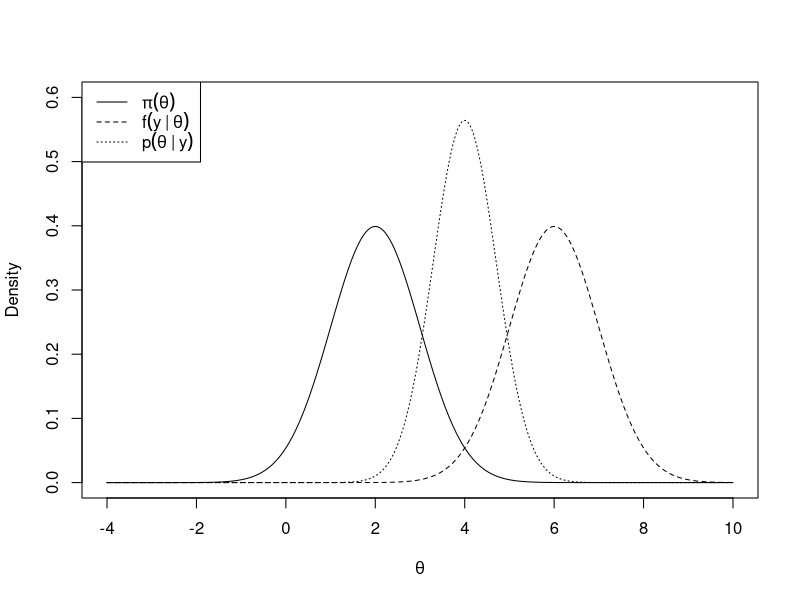
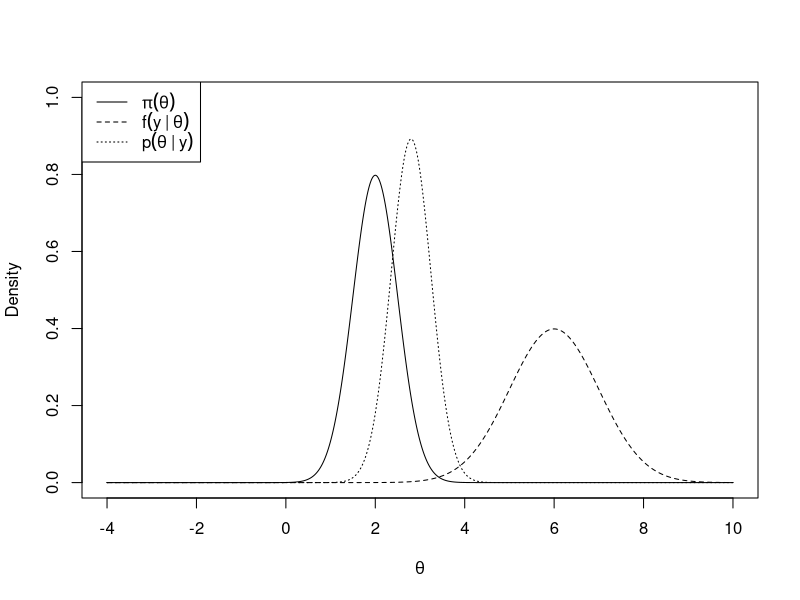
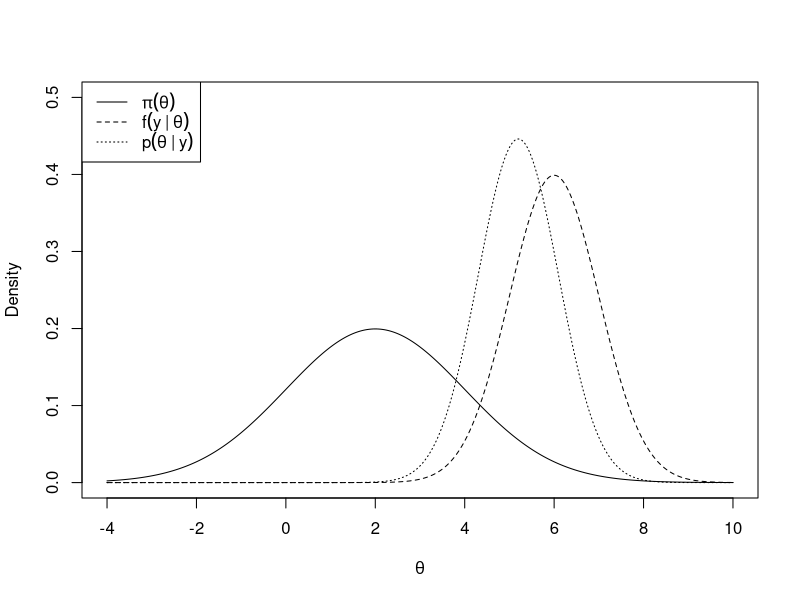
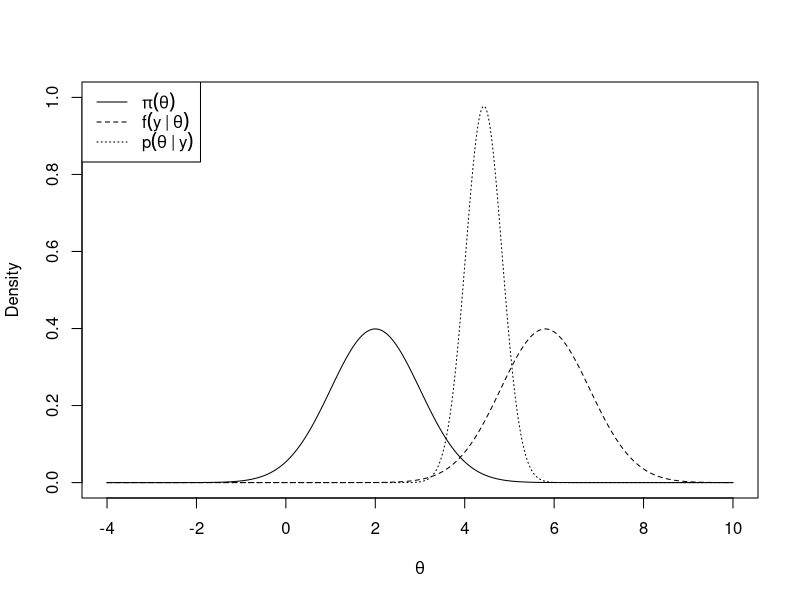
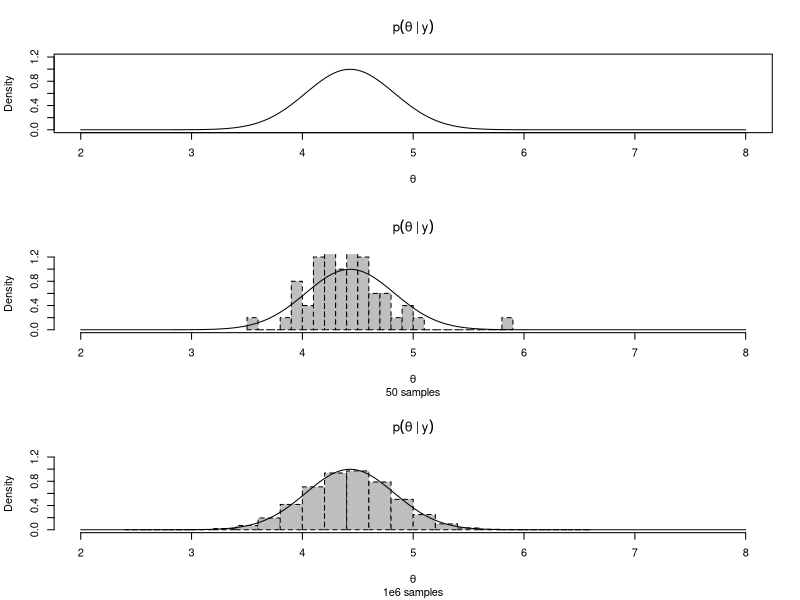
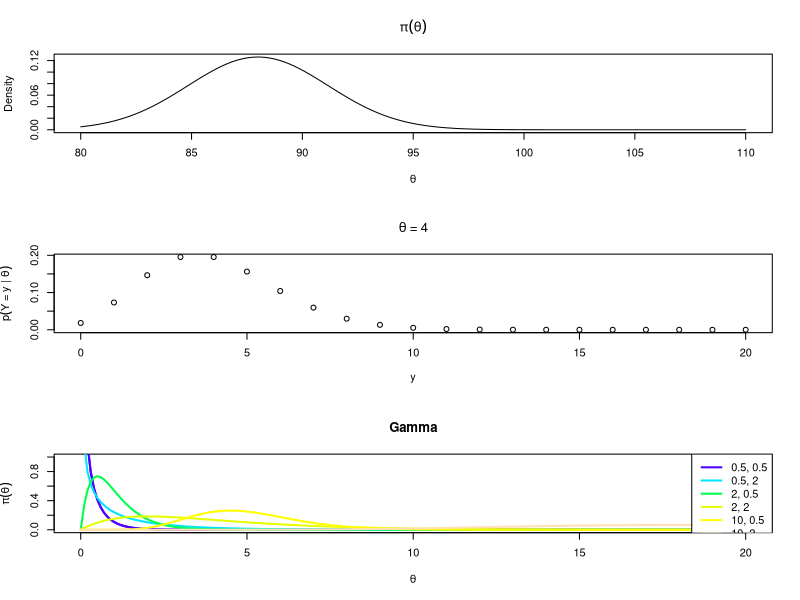
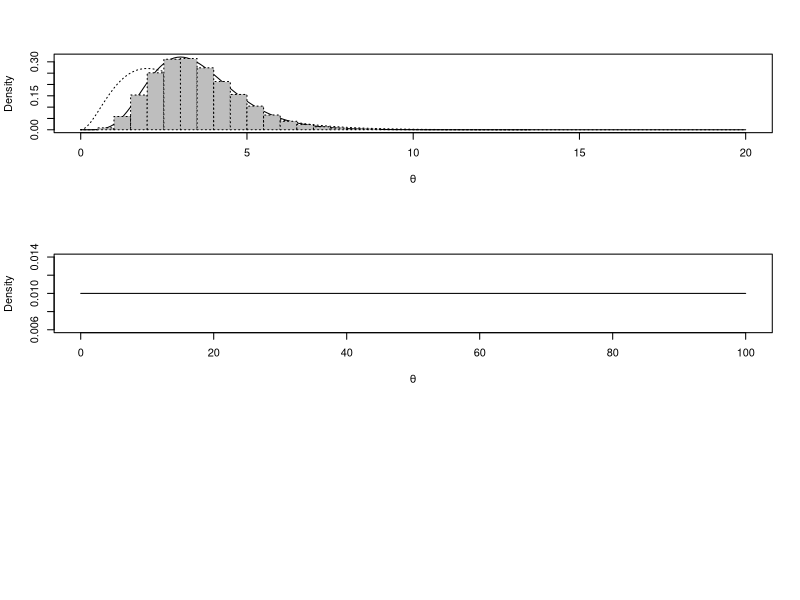

The R script that drew these images, in order:
# Examples 1 - Bayesian (thinking &) concepts

## normal/normal model

# prior
mu <- 2
tau <- 1
x <- seq(-4,10,0.01)
plot(x=x, dnorm(x=x, mean=mu, sd=tau), ylim=c(0,0.6), 
type="l", lty=1, ylab="Density", xlab=expression(theta), main="")
legend(x="topleft", legend=c(expression(pi(theta)),
expression(f(y~"|"~theta)), expression(p(theta~"|"~y))), lty=1:3)

# likelihood
y <- 6 
sigma <- 1
points(x=x, y=dnorm(x=y, mean=x, sd=sigma), type="l", lty=2)

# posterior
B <- sigma^2/(sigma^2+tau^2)
postMean <- B*mu + (1-B)*y
postVar <- B*tau^2
points(x=x, y=dnorm(x=x, mean=postMean, sd=sqrt(postVar)), type="l", lty=3)

# skewer prior
mu <- 2
tau <- 0.5
x <- seq(-4,10,0.01)
plot(x=x, dnorm(x=x, mean=mu, sd=tau), ylim=c(0,1), 
type="l", lty=1, ylab="Density", xlab=expression(theta), main="")
legend(x="topleft", legend=c(expression(pi(theta)),
expression(f(y~"|"~theta)), expression(p(theta~"|"~y))), lty=1:3)

# likelihood (obviously it does not change)
y <- 6 
sigma <- 1
points(x=x, y=dnorm(x=y, mean=x, sd=sigma), type="l", lty=2)

# posterior with skewer prior
B <- sigma^2/(sigma^2+tau^2)
postMean <- B*mu + (1-B)*y
postVar <- B*tau^2
points(x=x, y=dnorm(x=x, mean=postMean, sd=sqrt(postVar)), type="l", lty=3)

# MAP with skewer prior
map <-  x[which.max(dnorm(x=x, mean=postMean, sd=sqrt(postVar)))]
cat("MAP:", map, "(", map-3*sqrt(postVar),",",map+3*sqrt(postVar),")\n")

# wider prior
mu <- 2
tau <- 2
x <- seq(-4,10,0.01)
plot(x=x, dnorm(x=x, mean=mu, sd=tau), ylim=c(0,0.5), 
type="l", lty=1, ylab="Density", xlab=expression(theta), main="")
legend(x="topleft", legend=c(expression(pi(theta)),
expression(f(y~"|"~theta)), expression(p(theta~"|"~y))), lty=1:3)

# likelihood (obviously it does not change)
y <- 6 
sigma <- 1
points(x=x, y=dnorm(x=y, mean=x, sd=sigma), type="l", lty=2)

# posterior with wider prior
B <- sigma^2/(sigma^2+tau^2)
postMean <- B*mu + (1-B)*y
postVar <- B*tau^2
points(x=x, y=dnorm(x=x, mean=postMean, sd=sqrt(postVar)), type="l", lty=3)

# MAP with wider prior
map <-  x[which.max(dnorm(x=x, mean=postMean, sd=sqrt(postVar)))]
cat("MAP:", map, "(", map-3*sqrt(postVar),",",map+3*sqrt(postVar),")\n")

# more observations (obviously the prior does not change)
mu <- 2
tau <- 1
x <- seq(-4,10,0.01)
plot(x=x, dnorm(x=x, mean=mu, sd=tau), ylim=c(0,1), 
type="l", lty=1, ylab="Density", xlab=expression(theta), main="")
legend(x="topleft", legend=c(expression(pi(theta)),
expression(f(y~"|"~theta)), expression(p(theta~"|"~y))), lty=1:3)

# likelihood with more observations
y <- c(6, 5, 5.5, 6.5, 6)
n <- length(y)
sigma <- 1
points(x=x, y=dnorm(x=x, mean=mean(y), sd=sigma), type="l", lty=2)

# posterior with more observations
postMean <- ( (sigma^2/n)*mu + tau^2*mean(y) ) / ( (sigma^2/n)*mu + tau^2 )
postVar <- ( (sigma^2/n)*tau^2 ) / ( (sigma^2/n) + tau^2 )
points(x=x, y=dnorm(x=x, mean=postMean, sd=sqrt(postVar)), type="l", lty=3)

# MAP with more observations
map <-  x[which.max(dnorm(x=x, mean=postMean, sd=sqrt(postVar)))]
cat("MAP:", map, "(", map-3*sqrt(postVar),",",map+3*sqrt(postVar),")\n")

## monte carlo sampling

par(mfrow=c(3,1))

# posterior
x <- seq(2,8,0.01)
postMean <- 4.43
postVar <- 0.16
plot(x=x, y=dnorm(x=x, mean=postMean, sd=sqrt(postVar)), type="l", lty=1, ylab="Density", xlab=expression(theta), main=expression(p(theta~"|"~y)), ylim=c(0,1.2), xlim=c(2,8))

# sampling
y_sampled_1 <- rnorm(n=50, mean=postMean, sd=sqrt(postVar))
hist(y_sampled_1, breaks=20, freq=F, lty=2, col="grey", ylim=c(0,1.2), xlim=c(2,8), sub="50 samples", main=expression(p(theta~"|"~y)), xlab=expression(theta))
points(x=x, y=dnorm(x=x, mean=postMean, sd=sqrt(postVar)), type="l", lty=1)

# more sampling
y_sampled_2 <- rnorm(n=1e6, mean=postMean, sd=sqrt(postVar))
hist(y_sampled_2, breaks=20, freq=F, lty=2, col="grey", ylim=c(0,1.2), xlim=c(2,8), sub="1e6 samples", main=expression(p(theta~"|"~y)), xlab=expression(theta))
points(x=x, y=dnorm(x=x, mean=postMean, sd=sqrt(postVar)), type="l", lty=1, ylab="Density", xlab=expression(theta), main=expression(p(theta~"|"~y)), sub="1e6 samples")

## elicited prior
mu <- 88
sigma2 <- 10
x <- seq(80,110,0.1)
plot(x=x, dnorm(x=x, mean=mu, sd=sqrt(sigma2)),  
type="l", lty=1, ylab="Density", xlab=expression(theta),
main=expression(pi(theta)))

## Poisson
theta <- 4
y <- seq(0, 20, 1)
plot(x=y, dpois(x=y, lambda=theta), type="p", lty=1, xlab=expression(y), main=expression(theta~"="~4), ylab=expression(p(Y~"="~y~"|"~theta)))

## Gamma
alpha <- c(0.5,2,10)
beta <- c(0.5,2)
thetas <- seq(0, 20, 0.1)
mycolors <- topo.colors(6)
plot(x=thetas, dgamma(x=thetas, shape=alpha[1], scale=beta[1]), type="l", lty=1, xlab=expression(theta), main="Gamma", ylab=expression(pi(theta)), ylim=c(0,1.0), col=mycolors[1], lwd=2)
index <- 0
for (i in alpha) {
	for (j in beta) {
    	index <- index+1
    	points(x=thetas, dgamma(x=thetas, shape=i, scale=j), col=mycolors[index], ty="l", lwd=2)
    }
}
names <- cbind(rep(alpha,each=2),rep(beta))
legend(x="topright", legend=apply(FUN=paste, MAR=1, X=names, sep="", collapse=", "), col=mycolors, lty=1, lwd=2)

## Gamma posterior
alpha <- 3
beta <- 1
theta <- seq(0, 20, 0.1)
prior <- dgamma(x=theta, shape=alpha, scale=beta)
y <- 4
posterior <- dgamma(x=theta, shape=y+alpha, scale=1/(1+1/beta))
plot(x=theta, y=posterior, xlab=expression(theta), ylab="Density", type="l")
lines(theta, prior, lty=3)
postdraw <- rgamma(n=1e5, shape=y+alpha, scale=1/(1+1/beta))
histdraw <- hist(postdraw, breaks=20, plot=F)
lines(histdraw, lty=3, col="grey", freq=F)

## Uniform
theta <- seq(0, 100, 0.1)
prior <- dunif(x=theta, min=0, max=100)
plot(x=theta, y=prior, xlab=expression(theta), ylab="Density", type="l")

